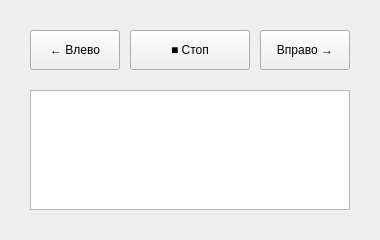
<?xml version="1.0" encoding="UTF-8"?>
<ui version="4.0">
 <class>MainWindow</class>
 <widget class="QMainWindow" name="MainWindow">
  <property name="geometry">
   <rect>
    <x>100</x>
    <y>100</y>
    <width>380</width>
    <height>240</height>
   </rect>
  </property>
  <property name="windowTitle">
   <string>🚜 FAB Autosteer Control</string>
  </property>
  <widget class="QWidget" name="centralwidget">
   <widget class="QPushButton" name="btnLeft">
    <property name="geometry">
     <rect>
      <x>30</x>
      <y>30</y>
      <width>90</width>
      <height>40</height>
     </rect>
    </property>
    <property name="text">
     <string>← Влево</string>
    </property>
   </widget>
   <widget class="QPushButton" name="btnRight">
    <property name="geometry">
     <rect>
      <x>260</x>
      <y>30</y>
      <width>90</width>
      <height>40</height>
     </rect>
    </property>
    <property name="text">
     <string>Вправо →</string>
    </property>
   </widget>
   <widget class="QPushButton" name="btnStop">
    <property name="geometry">
     <rect>
      <x>130</x>
      <y>30</y>
      <width>120</width>
      <height>40</height>
     </rect>
    </property>
    <property name="text">
     <string>■ Стоп</string>
    </property>
   </widget>
   <widget class="QPlainTextEdit" name="log">
    <property name="geometry">
     <rect>
      <x>30</x>
      <y>90</y>
      <width>320</width>
      <height>120</height>
     </rect>
    </property>
    <property name="readOnly">
     <bool>true</bool>
    </property>
   </widget>
  </widget>
 </widget>
 <connections/>
</ui>
